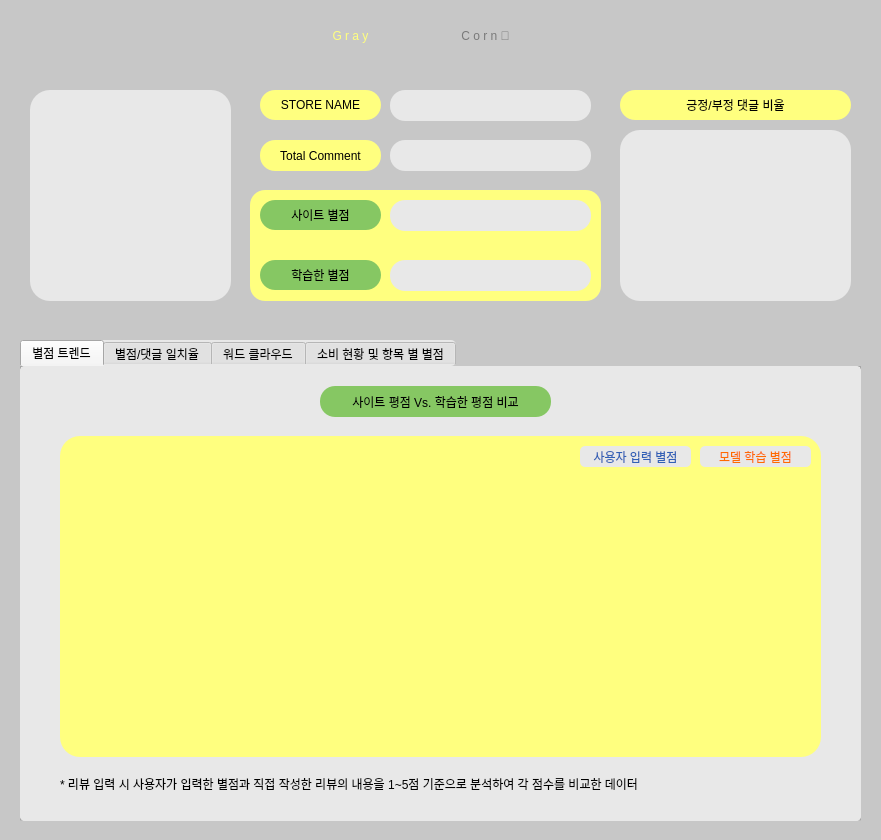
<?xml version="1.0" encoding="UTF-8"?>
<ui version="4.0">
 <class>Form</class>
 <widget class="QWidget" name="Form">
  <property name="geometry">
   <rect>
    <x>0</x>
    <y>0</y>
    <width>881</width>
    <height>840</height>
   </rect>
  </property>
  <property name="windowTitle">
   <string>Form</string>
  </property>
  <property name="styleSheet">
   <string notr="true">background-color: rgb(199, 199, 199);</string>
  </property>
  <widget class="QFrame" name="frame">
   <property name="geometry">
    <rect>
     <x>250</x>
     <y>190</y>
     <width>351</width>
     <height>111</height>
    </rect>
   </property>
   <property name="styleSheet">
    <string notr="true">border-radius: 15px;
background-color: rgb(255, 255, 127);
</string>
   </property>
   <property name="frameShape">
    <enum>QFrame::StyledPanel</enum>
   </property>
   <property name="frameShadow">
    <enum>QFrame::Raised</enum>
   </property>
  </widget>
  <widget class="QLineEdit" name="Star_Total">
   <property name="geometry">
    <rect>
     <x>390</x>
     <y>200</y>
     <width>201</width>
     <height>31</height>
    </rect>
   </property>
   <property name="styleSheet">
    <string notr="true">border-radius: 15px;
background-color: rgb(232, 232, 232);

font: 10pt &quot;Consolas&quot;;
font: 75 9pt &quot;나눔고딕 ExtraBold&quot;;
color: black;</string>
   </property>
   <property name="text">
    <string/>
   </property>
   <property name="alignment">
    <set>Qt::AlignCenter</set>
   </property>
  </widget>
  <widget class="QLineEdit" name="Review_Count_total">
   <property name="geometry">
    <rect>
     <x>390</x>
     <y>140</y>
     <width>201</width>
     <height>31</height>
    </rect>
   </property>
   <property name="styleSheet">
    <string notr="true">border-radius: 15px;
background-color:  rgb(232, 232, 232);


font: 10pt &quot;Consolas&quot;;
font: 75 9pt &quot;나눔고딕 ExtraBold&quot;;
color: black;</string>
   </property>
   <property name="text">
    <string/>
   </property>
   <property name="alignment">
    <set>Qt::AlignCenter</set>
   </property>
  </widget>
  <widget class="QTabWidget" name="tabWidget">
   <property name="geometry">
    <rect>
     <x>20</x>
     <y>340</y>
     <width>841</width>
     <height>481</height>
    </rect>
   </property>
   <property name="autoFillBackground">
    <bool>false</bool>
   </property>
   <property name="styleSheet">
    <string notr="true">color: black;
background-color: rgb(232, 232, 232);
border-radius: 5px;
font: 75 9pt &quot;나눔고딕 ExtraBold&quot;;

</string>
   </property>
   <property name="currentIndex">
    <number>0</number>
   </property>
   <widget class="QWidget" name="tab">
    <attribute name="title">
     <string>별점 트렌드</string>
    </attribute>
    <widget class="QLabel" name="label_11">
     <property name="geometry">
      <rect>
       <x>300</x>
       <y>20</y>
       <width>231</width>
       <height>31</height>
      </rect>
     </property>
     <property name="styleSheet">
      <string notr="true">color: black;

font: 75 9pt &quot;나눔고딕 ExtraBold&quot;;

border-radius: 15px;
background-color:  rgb(134, 199, 99);</string>
     </property>
     <property name="text">
      <string>사이트 평점 Vs. 학습한 평점 비교</string>
     </property>
     <property name="alignment">
      <set>Qt::AlignCenter</set>
     </property>
    </widget>
    <widget class="QGraphicsView" name="graphicsView_8">
     <property name="geometry">
      <rect>
       <x>40</x>
       <y>70</y>
       <width>761</width>
       <height>321</height>
      </rect>
     </property>
     <property name="styleSheet">
      <string notr="true">border-radius: 20px;
background-color: rgb(255, 255, 127);</string>
     </property>
    </widget>
    <widget class="QLabel" name="label">
     <property name="geometry">
      <rect>
       <x>40</x>
       <y>410</y>
       <width>741</width>
       <height>16</height>
      </rect>
     </property>
     <property name="text">
      <string>* 리뷰 입력 시 사용자가 입력한 별점과 직접 작성한 리뷰의 내용을 1~5점 기준으로 분석하여 각 점수를 비교한 데이터</string>
     </property>
    </widget>
    <widget class="QLabel" name="label_8">
     <property name="geometry">
      <rect>
       <x>560</x>
       <y>80</y>
       <width>111</width>
       <height>21</height>
      </rect>
     </property>
     <property name="styleSheet">
      <string notr="true">
color: rgb(49, 96, 182);</string>
     </property>
     <property name="text">
      <string>사용자 입력 별점</string>
     </property>
     <property name="alignment">
      <set>Qt::AlignCenter</set>
     </property>
    </widget>
    <widget class="QLabel" name="label_15">
     <property name="geometry">
      <rect>
       <x>680</x>
       <y>80</y>
       <width>111</width>
       <height>21</height>
      </rect>
     </property>
     <property name="styleSheet">
      <string notr="true">
color:rgb(255, 106, 0)</string>
     </property>
     <property name="text">
      <string>모델 학습 별점</string>
     </property>
     <property name="alignment">
      <set>Qt::AlignCenter</set>
     </property>
    </widget>
   </widget>
   <widget class="QWidget" name="tab_4">
    <attribute name="title">
     <string>별점/댓글 일치율</string>
    </attribute>
    <widget class="QLabel" name="label_19">
     <property name="geometry">
      <rect>
       <x>40</x>
       <y>170</y>
       <width>191</width>
       <height>31</height>
      </rect>
     </property>
     <property name="whatsThis">
      <string>&lt;html&gt;&lt;head/&gt;&lt;body&gt;&lt;p&gt;color: black;&lt;/p&gt;&lt;p&gt;&lt;br/&gt;&lt;/p&gt;&lt;p&gt;font: 75 9pt &amp;quot;나눔고딕 ExtraBold&amp;quot;;&lt;/p&gt;&lt;p&gt;&lt;br/&gt;&lt;/p&gt;&lt;/body&gt;&lt;/html&gt;</string>
     </property>
     <property name="styleSheet">
      <string notr="true">color: black;

font: 75 9pt &quot;나눔고딕 ExtraBold&quot;;

border-radius: 15px;
background-color:  rgb(134, 199, 99);</string>
     </property>
     <property name="text">
      <string>불일치 댓글 예시</string>
     </property>
     <property name="alignment">
      <set>Qt::AlignCenter</set>
     </property>
    </widget>
    <widget class="QGraphicsView" name="graphicsView_9">
     <property name="geometry">
      <rect>
       <x>30</x>
       <y>60</y>
       <width>781</width>
       <height>91</height>
      </rect>
     </property>
     <property name="styleSheet">
      <string notr="true">border-radius: 20px;
background-color: rgb(255, 255, 127);</string>
     </property>
    </widget>
    <widget class="QLabel" name="label_13">
     <property name="geometry">
      <rect>
       <x>40</x>
       <y>20</y>
       <width>191</width>
       <height>31</height>
      </rect>
     </property>
     <property name="whatsThis">
      <string>&lt;html&gt;&lt;head/&gt;&lt;body&gt;&lt;p&gt;color: black;&lt;/p&gt;&lt;p&gt;&lt;br/&gt;&lt;/p&gt;&lt;p&gt;font: 75 9pt &amp;quot;나눔고딕 ExtraBold&amp;quot;;&lt;/p&gt;&lt;p&gt;&lt;br/&gt;&lt;/p&gt;&lt;/body&gt;&lt;/html&gt;</string>
     </property>
     <property name="styleSheet">
      <string notr="true">color: black;

font: 75 9pt &quot;나눔고딕 ExtraBold&quot;;

border-radius: 15px;
background-color:  rgb(134, 199, 99);</string>
     </property>
     <property name="text">
      <string>별점/댓글 일치율</string>
     </property>
     <property name="alignment">
      <set>Qt::AlignCenter</set>
     </property>
    </widget>
    <widget class="QGraphicsView" name="graphicsView_12">
     <property name="geometry">
      <rect>
       <x>30</x>
       <y>210</y>
       <width>781</width>
       <height>221</height>
      </rect>
     </property>
     <property name="styleSheet">
      <string notr="true">border-radius: 20px;
background-color: rgb(255, 255, 127);</string>
     </property>
    </widget>
    <widget class="QTableWidget" name="tableWidget">
     <property name="geometry">
      <rect>
       <x>60</x>
       <y>231</y>
       <width>721</width>
       <height>180</height>
      </rect>
     </property>
     <property name="minimumSize">
      <size>
       <width>721</width>
       <height>0</height>
      </size>
     </property>
     <property name="rowCount">
      <number>4</number>
     </property>
     <property name="columnCount">
      <number>3</number>
     </property>
     <attribute name="horizontalHeaderDefaultSectionSize">
      <number>120</number>
     </attribute>
     <attribute name="horizontalHeaderHighlightSections">
      <bool>false</bool>
     </attribute>
     <row/>
     <row/>
     <row/>
     <row/>
     <column>
      <property name="text">
       <string>Review</string>
      </property>
      <property name="textAlignment">
       <set>AlignCenter</set>
      </property>
     </column>
     <column>
      <property name="text">
       <string>Star</string>
      </property>
      <property name="textAlignment">
       <set>AlignCenter</set>
      </property>
     </column>
     <column>
      <property name="text">
       <string>Pred_Star</string>
      </property>
      <property name="textAlignment">
       <set>AlignCenter</set>
      </property>
     </column>
    </widget>
    <widget class="QLabel" name="label_3">
     <property name="geometry">
      <rect>
       <x>80</x>
       <y>70</y>
       <width>121</width>
       <height>21</height>
      </rect>
     </property>
     <property name="text">
      <string/>
     </property>
     <property name="alignment">
      <set>Qt::AlignCenter</set>
     </property>
    </widget>
    <widget class="QLabel" name="label_6">
     <property name="geometry">
      <rect>
       <x>643</x>
       <y>70</y>
       <width>121</width>
       <height>21</height>
      </rect>
     </property>
     <property name="text">
      <string/>
     </property>
     <property name="alignment">
      <set>Qt::AlignCenter</set>
     </property>
    </widget>
   </widget>
   <widget class="QWidget" name="tab_2">
    <attribute name="title">
     <string>워드 클라우드</string>
    </attribute>
    <widget class="QGraphicsView" name="graphicsView_4">
     <property name="geometry">
      <rect>
       <x>20</x>
       <y>70</y>
       <width>381</width>
       <height>371</height>
      </rect>
     </property>
     <property name="styleSheet">
      <string notr="true">border-radius: 20px;
background-color: rgb(255, 255, 127);</string>
     </property>
    </widget>
    <widget class="QLabel" name="label_12">
     <property name="geometry">
      <rect>
       <x>120</x>
       <y>20</y>
       <width>191</width>
       <height>31</height>
      </rect>
     </property>
     <property name="whatsThis">
      <string>&lt;html&gt;&lt;head/&gt;&lt;body&gt;&lt;p&gt;color: black;&lt;/p&gt;&lt;p&gt;&lt;br/&gt;&lt;/p&gt;&lt;p&gt;font: 75 9pt &amp;quot;나눔고딕 ExtraBold&amp;quot;;&lt;/p&gt;&lt;p&gt;&lt;br/&gt;&lt;/p&gt;&lt;/body&gt;&lt;/html&gt;</string>
     </property>
     <property name="styleSheet">
      <string notr="true">color: black;

font: 75 9pt &quot;나눔고딕 ExtraBold&quot;;

border-radius: 15px;
background-color:  rgb(134, 199, 99);</string>
     </property>
     <property name="text">
      <string>긍정 WordCloud</string>
     </property>
     <property name="alignment">
      <set>Qt::AlignCenter</set>
     </property>
    </widget>
    <widget class="QGraphicsView" name="graphicsView_11">
     <property name="geometry">
      <rect>
       <x>440</x>
       <y>70</y>
       <width>381</width>
       <height>371</height>
      </rect>
     </property>
     <property name="styleSheet">
      <string notr="true">border-radius: 20px;
background-color: rgb(255, 255, 127);</string>
     </property>
    </widget>
    <widget class="QLabel" name="label_18">
     <property name="geometry">
      <rect>
       <x>540</x>
       <y>20</y>
       <width>191</width>
       <height>31</height>
      </rect>
     </property>
     <property name="whatsThis">
      <string>&lt;html&gt;&lt;head/&gt;&lt;body&gt;&lt;p&gt;color: black;&lt;/p&gt;&lt;p&gt;&lt;br/&gt;&lt;/p&gt;&lt;p&gt;font: 75 9pt &amp;quot;나눔고딕 ExtraBold&amp;quot;;&lt;/p&gt;&lt;p&gt;&lt;br/&gt;&lt;/p&gt;&lt;/body&gt;&lt;/html&gt;</string>
     </property>
     <property name="styleSheet">
      <string notr="true">color: black;

font: 75 9pt &quot;나눔고딕 ExtraBold&quot;;

border-radius: 15px;
background-color:  rgb(134, 199, 99);</string>
     </property>
     <property name="text">
      <string>부정 WordCloud</string>
     </property>
     <property name="alignment">
      <set>Qt::AlignCenter</set>
     </property>
    </widget>
   </widget>
   <widget class="QWidget" name="tab_3">
    <attribute name="title">
     <string>소비 현황 및 항목 별 별점</string>
    </attribute>
    <widget class="QGraphicsView" name="graphicsView_13">
     <property name="geometry">
      <rect>
       <x>440</x>
       <y>70</y>
       <width>381</width>
       <height>371</height>
      </rect>
     </property>
     <property name="styleSheet">
      <string notr="true">border-radius: 20px;
background-color: rgb(255, 255, 127);</string>
     </property>
    </widget>
    <widget class="QGraphicsView" name="graphicsView_6">
     <property name="geometry">
      <rect>
       <x>20</x>
       <y>70</y>
       <width>381</width>
       <height>371</height>
      </rect>
     </property>
     <property name="styleSheet">
      <string notr="true">border-radius: 20px;
background-color: rgb(255, 255, 127);</string>
     </property>
    </widget>
    <widget class="QLabel" name="label_14">
     <property name="geometry">
      <rect>
       <x>120</x>
       <y>20</y>
       <width>191</width>
       <height>31</height>
      </rect>
     </property>
     <property name="whatsThis">
      <string>&lt;html&gt;&lt;head/&gt;&lt;body&gt;&lt;p&gt;color: black;&lt;/p&gt;&lt;p&gt;&lt;br/&gt;&lt;/p&gt;&lt;p&gt;font: 75 9pt &amp;quot;나눔고딕 ExtraBold&amp;quot;;&lt;/p&gt;&lt;p&gt;&lt;br/&gt;&lt;/p&gt;&lt;/body&gt;&lt;/html&gt;</string>
     </property>
     <property name="styleSheet">
      <string notr="true">color: black;

font: 75 9pt &quot;나눔고딕 ExtraBold&quot;;

border-radius: 15px;
background-color:  rgb(134, 199, 99);</string>
     </property>
     <property name="text">
      <string>MENU TOP 5</string>
     </property>
     <property name="alignment">
      <set>Qt::AlignCenter</set>
     </property>
    </widget>
    <widget class="QLabel" name="label_20">
     <property name="geometry">
      <rect>
       <x>540</x>
       <y>20</y>
       <width>191</width>
       <height>31</height>
      </rect>
     </property>
     <property name="whatsThis">
      <string>&lt;html&gt;&lt;head/&gt;&lt;body&gt;&lt;p&gt;color: black;&lt;/p&gt;&lt;p&gt;&lt;br/&gt;&lt;/p&gt;&lt;p&gt;font: 75 9pt &amp;quot;나눔고딕 ExtraBold&amp;quot;;&lt;/p&gt;&lt;p&gt;&lt;br/&gt;&lt;/p&gt;&lt;/body&gt;&lt;/html&gt;</string>
     </property>
     <property name="styleSheet">
      <string notr="true">color: black;

font: 75 9pt &quot;나눔고딕 ExtraBold&quot;;

border-radius: 15px;
background-color:  rgb(134, 199, 99);</string>
     </property>
     <property name="text">
      <string>항목 별 별점</string>
     </property>
     <property name="alignment">
      <set>Qt::AlignCenter</set>
     </property>
    </widget>
   </widget>
  </widget>
  <widget class="QLabel" name="label_4">
   <property name="geometry">
    <rect>
     <x>260</x>
     <y>200</y>
     <width>121</width>
     <height>30</height>
    </rect>
   </property>
   <property name="styleSheet">
    <string notr="true">
font: 10pt &quot;Consolas&quot;;
font: 75 9pt &quot;나눔고딕 ExtraBold&quot;;
color: black;
	background-color: rgb(134, 199, 99);
	border-radius: 15px;</string>
   </property>
   <property name="text">
    <string>사이트 별점</string>
   </property>
   <property name="alignment">
    <set>Qt::AlignCenter</set>
   </property>
  </widget>
  <widget class="QGraphicsView" name="graphicsView">
   <property name="geometry">
    <rect>
     <x>30</x>
     <y>90</y>
     <width>201</width>
     <height>211</height>
    </rect>
   </property>
   <property name="styleSheet">
    <string notr="true">border-radius: 20px;
background-color: rgb(232, 232, 232);</string>
   </property>
  </widget>
  <widget class="QLabel" name="label_5">
   <property name="geometry">
    <rect>
     <x>260</x>
     <y>140</y>
     <width>121</width>
     <height>31</height>
    </rect>
   </property>
   <property name="styleSheet">
    <string notr="true">
font: 10pt &quot;Consolas&quot;;
font: 75 9pt &quot;나눔고딕 ExtraBold&quot;;
color: black;
	background-color:rgb(255, 255, 127);
	border-radius: 15px;</string>
   </property>
   <property name="text">
    <string>Total Comment</string>
   </property>
   <property name="alignment">
    <set>Qt::AlignCenter</set>
   </property>
  </widget>
  <widget class="QLineEdit" name="Star_Total_2">
   <property name="geometry">
    <rect>
     <x>390</x>
     <y>260</y>
     <width>201</width>
     <height>31</height>
    </rect>
   </property>
   <property name="styleSheet">
    <string notr="true">border-radius: 15px;
background-color: rgb(232, 232, 232);
font: 10pt &quot;Consolas&quot;;
font: 75 9pt &quot;나눔고딕 ExtraBold&quot;;
color: black;</string>
   </property>
   <property name="text">
    <string/>
   </property>
   <property name="alignment">
    <set>Qt::AlignCenter</set>
   </property>
  </widget>
  <widget class="QLabel" name="label_9">
   <property name="geometry">
    <rect>
     <x>260</x>
     <y>260</y>
     <width>121</width>
     <height>30</height>
    </rect>
   </property>
   <property name="styleSheet">
    <string notr="true">
font: 10pt &quot;Consolas&quot;;
font: 75 9pt &quot;나눔고딕 ExtraBold&quot;;
color: black;
	background-color: rgb(134, 199, 99);
	border-radius: 15px;</string>
   </property>
   <property name="text">
    <string>학습한 별점</string>
   </property>
   <property name="alignment">
    <set>Qt::AlignCenter</set>
   </property>
  </widget>
  <widget class="QLabel" name="label_7">
   <property name="geometry">
    <rect>
     <x>620</x>
     <y>90</y>
     <width>231</width>
     <height>30</height>
    </rect>
   </property>
   <property name="styleSheet">
    <string notr="true">
font: 10pt &quot;Consolas&quot;;
font: 75 9pt &quot;나눔고딕 ExtraBold&quot;;
color: black;
	background-color:rgb(255, 255, 127);
	border-radius: 15px;</string>
   </property>
   <property name="text">
    <string>긍정/부정 댓글 비율</string>
   </property>
   <property name="alignment">
    <set>Qt::AlignCenter</set>
   </property>
  </widget>
  <widget class="QLineEdit" name="Store_Name">
   <property name="geometry">
    <rect>
     <x>390</x>
     <y>90</y>
     <width>201</width>
     <height>31</height>
    </rect>
   </property>
   <property name="styleSheet">
    <string notr="true">border-radius: 15px;
background-color:  rgb(232, 232, 232);


font: 10pt &quot;Consolas&quot;;
font: 75 9pt &quot;나눔고딕 ExtraBold&quot;;
color: black;</string>
   </property>
   <property name="text">
    <string/>
   </property>
   <property name="alignment">
    <set>Qt::AlignCenter</set>
   </property>
  </widget>
  <widget class="QLabel" name="label_2">
   <property name="geometry">
    <rect>
     <x>260</x>
     <y>90</y>
     <width>121</width>
     <height>30</height>
    </rect>
   </property>
   <property name="styleSheet">
    <string notr="true">
font: 10pt &quot;Consolas&quot;;
font: 75 9pt &quot;나눔고딕 ExtraBold&quot;;
color: black;
	background-color:rgb(255, 255, 127);
	border-radius: 15px;</string>
   </property>
   <property name="text">
    <string>STORE NAME</string>
   </property>
   <property name="alignment">
    <set>Qt::AlignCenter</set>
   </property>
  </widget>
  <widget class="QGraphicsView" name="graphicsView_5">
   <property name="geometry">
    <rect>
     <x>620</x>
     <y>130</y>
     <width>231</width>
     <height>171</height>
    </rect>
   </property>
   <property name="styleSheet">
    <string notr="true">border-radius: 20px;
background-color:  rgb(232, 232, 232);</string>
   </property>
  </widget>
  <widget class="QLabel" name="label_10">
   <property name="geometry">
    <rect>
     <x>290</x>
     <y>10</y>
     <width>121</width>
     <height>51</height>
    </rect>
   </property>
   <property name="styleSheet">
    <string notr="true">
font: 10pt &quot;Consolas&quot;;
font: 75 20pt &quot;나눔고딕 ExtraBold&quot;;
color: rgb(255, 255, 127);
	background-color: rgb(199,199,199);
	border-radius: 15px;</string>
   </property>
   <property name="text">
    <string>G r a y</string>
   </property>
   <property name="alignment">
    <set>Qt::AlignCenter</set>
   </property>
  </widget>
  <widget class="QPushButton" name="back_home">
   <property name="geometry">
    <rect>
     <x>400</x>
     <y>10</y>
     <width>171</width>
     <height>51</height>
    </rect>
   </property>
   <property name="styleSheet">
    <string notr="true">
font: 10pt &quot;Consolas&quot;;
font: 75 20pt &quot;나눔고딕 ExtraBold&quot;;
color: rgb(121, 121, 121);
	background-color: rgb(199,199,199);
	border-radius: 15px;</string>
   </property>
   <property name="text">
    <string>C o r n 🌽</string>
   </property>
  </widget>
 </widget>
 <resources/>
 <connections/>
</ui>
